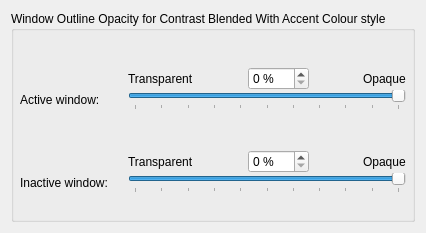
     <widget class="QWidget" name="accentWithContrastOpacityPage">
      <layout class="QVBoxLayout" name="verticalLayout_13">
       <item>
        <widget class="QGroupBox" name="groupBox_4">
         <property name="title">
          <string>Window Outline Opacity for Contrast Blended With Accent Colour style</string>
         </property>
         <layout class="QVBoxLayout" name="verticalLayout_11">
          <property name="spacing">
           <number>6</number>
          </property>
          <property name="leftMargin">
           <number>6</number>
          </property>
          <property name="topMargin">
           <number>6</number>
          </property>
          <property name="rightMargin">
           <number>6</number>
          </property>
          <property name="bottomMargin">
           <number>6</number>
          </property>
          <item>
           <spacer name="verticalSpacer_4">
            <property name="orientation">
             <enum>Qt::Vertical</enum>
            </property>
            <property name="sizeType">
             <enum>QSizePolicy::Fixed</enum>
            </property>
            <property name="sizeHint" stdset="0">
             <size>
              <width>20</width>
              <height>30</height>
             </size>
            </property>
           </spacer>
          </item>
          <item>
           <layout class="QVBoxLayout" name="verticalLayout_12">
            <property name="spacing">
             <number>20</number>
            </property>
            <item>
             <layout class="QFormLayout" name="formLayout_5">
              <property name="verticalSpacing">
               <number>0</number>
              </property>
              <item row="0" column="1">
               <layout class="QHBoxLayout" name="horizontalLayout_7">
                <item>
                 <widget class="QLabel" name="_menuOpacityTransparentLabel_13">
                  <property name="text">
                   <string>Transparent</string>
                  </property>
                 </widget>
                </item>
                <item>
                 <spacer name="horizontalSpacer_12">
                  <property name="orientation">
                   <enum>Qt::Horizontal</enum>
                  </property>
                  <property name="sizeHint" stdset="0">
                   <size>
                    <width>40</width>
                    <height>20</height>
                   </size>
                  </property>
                 </spacer>
                </item>
                <item>
                 <widget class="QSpinBox" name="windowOutlineAccentWithContrastOpacityActive_2">
                  <property name="suffix">
                   <string> %</string>
                  </property>
                  <property name="maximum">
                   <number>100</number>
                  </property>
                  <property name="value">
                   <number>0</number>
                  </property>
                 </widget>
                </item>
                <item>
                 <spacer name="horizontalSpacer_24">
                  <property name="orientation">
                   <enum>Qt::Horizontal</enum>
                  </property>
                  <property name="sizeHint" stdset="0">
                   <size>
                    <width>40</width>
                    <height>20</height>
                   </size>
                  </property>
                 </spacer>
                </item>
                <item>
                 <widget class="QLabel" name="_menuOpacityTransparentLabel_14">
                  <property name="text">
                   <string>Opaque</string>
                  </property>
                 </widget>
                </item>
               </layout>
              </item>
              <item row="1" column="0">
               <widget class="QLabel" name="_menuGroupDescription_7">
                <property name="text">
                 <string>Active window:</string>
                </property>
                <property name="buddy">
                 <cstring>windowOutlineShadowColorOpacity_2</cstring>
                </property>
               </widget>
              </item>
              <item row="1" column="1">
               <widget class="QSlider" name="windowOutlineAccentWithContrastOpacityActive">
                <property name="minimum">
                 <number>0</number>
                </property>
                <property name="maximum">
                 <number>100</number>
                </property>
                <property name="singleStep">
                 <number>1</number>
                </property>
                <property name="pageStep">
                 <number>10</number>
                </property>
                <property name="value">
                 <number>100</number>
                </property>
                <property name="orientation">
                 <enum>Qt::Horizontal</enum>
                </property>
                <property name="invertedAppearance">
                 <bool>false</bool>
                </property>
                <property name="invertedControls">
                 <bool>false</bool>
                </property>
                <property name="tickPosition">
                 <enum>QSlider::TicksBelow</enum>
                </property>
                <property name="tickInterval">
                 <number>10</number>
                </property>
               </widget>
              </item>
              <item row="2" column="0">
               <spacer name="verticalSpacer_13">
                <property name="orientation">
                 <enum>Qt::Vertical</enum>
                </property>
                <property name="sizeType">
                 <enum>QSizePolicy::Maximum</enum>
                </property>
                <property name="sizeHint" stdset="0">
                 <size>
                  <width>20</width>
                  <height>40</height>
                 </size>
                </property>
               </spacer>
              </item>
              <item row="3" column="1">
               <layout class="QHBoxLayout" name="horizontalLayout_8">
                <item>
                 <widget class="QLabel" name="_menuOpacityTransparentLabel_15">
                  <property name="text">
                   <string>Transparent</string>
                  </property>
                 </widget>
                </item>
                <item>
                 <spacer name="horizontalSpacer_25">
                  <property name="orientation">
                   <enum>Qt::Horizontal</enum>
                  </property>
                  <property name="sizeHint" stdset="0">
                   <size>
                    <width>40</width>
                    <height>20</height>
                   </size>
                  </property>
                 </spacer>
                </item>
                <item>
                 <widget class="QSpinBox" name="windowOutlineAccentWithContrastOpacityInactive_2">
                  <property name="suffix">
                   <string> %</string>
                  </property>
                  <property name="maximum">
                   <number>100</number>
                  </property>
                  <property name="value">
                   <number>0</number>
                  </property>
                 </widget>
                </item>
                <item>
                 <spacer name="horizontalSpacer_26">
                  <property name="orientation">
                   <enum>Qt::Horizontal</enum>
                  </property>
                  <property name="sizeHint" stdset="0">
                   <size>
                    <width>40</width>
                    <height>20</height>
                   </size>
                  </property>
                 </spacer>
                </item>
                <item>
                 <widget class="QLabel" name="_menuOpacityTransparentLabel_16">
                  <property name="text">
                   <string>Opaque</string>
                  </property>
                 </widget>
                </item>
               </layout>
              </item>
              <item row="4" column="0">
               <widget class="QLabel" name="_menuGroupDescription_8">
                <property name="text">
                 <string>Inactive window:</string>
                </property>
               </widget>
              </item>
              <item row="4" column="1">
               <widget class="QSlider" name="windowOutlineAccentWithContrastOpacityInactive">
                <property name="minimum">
                 <number>0</number>
                </property>
                <property name="maximum">
                 <number>100</number>
                </property>
                <property name="singleStep">
                 <number>1</number>
                </property>
                <property name="pageStep">
                 <number>10</number>
                </property>
                <property name="value">
                 <number>100</number>
                </property>
                <property name="orientation">
                 <enum>Qt::Horizontal</enum>
                </property>
                <property name="invertedAppearance">
                 <bool>false</bool>
                </property>
                <property name="invertedControls">
                 <bool>false</bool>
                </property>
                <property name="tickPosition">
                 <enum>QSlider::TicksBelow</enum>
                </property>
                <property name="tickInterval">
                 <number>10</number>
                </property>
               </widget>
              </item>
             </layout>
            </item>
            <item>
             <spacer name="verticalSpacer_20">
              <property name="orientation">
               <enum>Qt::Vertical</enum>
              </property>
              <property name="sizeType">
               <enum>QSizePolicy::Expanding</enum>
              </property>
              <property name="sizeHint" stdset="0">
               <size>
                <width>20</width>
                <height>20</height>
               </size>
              </property>
             </spacer>
            </item>
           </layout>
          </item>
         </layout>
        </widget>
       </item>
      </layout>
     </widget>
